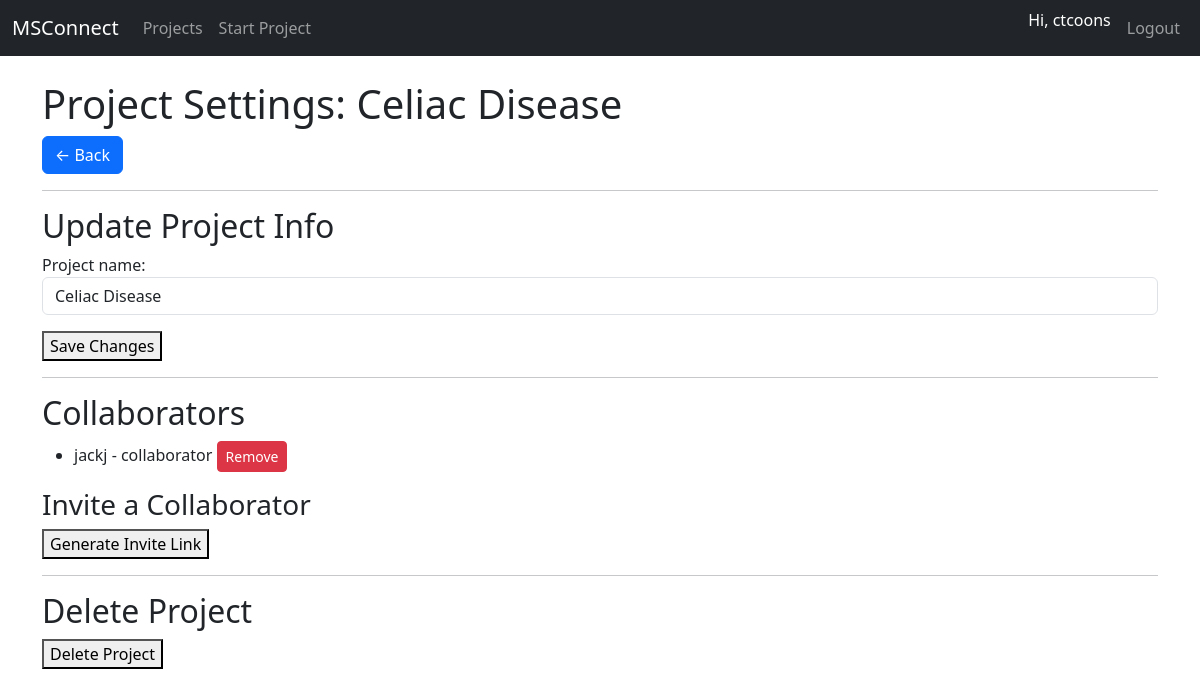
The app's page /project/2/settings/ (signed in) with its own data.
### core/models.py (models this page shows, shortened)
class ProjectData(models.Model):
    owner = models.ForeignKey(User, on_delete=models.CASCADE, related_name="owned_projects")
    project_name = models.CharField(max_length=200)
    description = models.TextField(blank=True)
    number_of_groups = models.PositiveIntegerField()
    group_names = models.TextField(help_text="Tab-separated group names")
    independent_variable = models.JSONField(default=dict)
    created_at = models.DateTimeField(auto_now_add=True)

class ProjectMembership(models.Model):
    ROLE_CHOICES = [
        ("owner", "Owner"),
        ("collaborator", "Collaborator"),
    ]
    user = models.ForeignKey(User, on_delete=models.CASCADE)
    project = models.ForeignKey(ProjectData, on_delete=models.CASCADE, related_name="memberships")
    role = models.CharField(max_length=20, choices=ROLE_CHOICES, default="collaborator")
    class Meta:
        unique_together = ("user", "project")  # prevent duplicates

### core/views.py (the view, shortened to what this page needs)
# urls.py: path("project/<int:project_id>/settings/", views.project_settings, name="project_settings"),
@project_role_required([])
@login_required
def project_settings(request, project_id):
    project = get_object_or_404(ProjectData, id=project_id)
    if project.owner != request.user:
        return HttpResponseForbidden("Only the project owner can access project settings.")
    form = ProjectSettingsForm(instance=project)
    invite_link = None
    collaborators = ProjectMembership.objects.filter(project=project)
    return render(request, 'core/project_settings.html', {
        'project': project,
        'form': form,
        'collaborators': collaborators,
        'invite_link': invite_link,
    })

### core/forms.py
class ProjectSettingsForm(forms.ModelForm):
    class Meta:
        model = ProjectData
        fields = ['project_name']
        widgets = {
            'project_name': forms.TextInput(attrs={'class': 'form-control'}),
        }

### core/views.py (called while the page is built)
def project_role_required(allowed_roles):
    def decorator(view_func):
        @wraps(view_func)
        def _wrapped_view(request, project_id, *args, **kwargs):
            project = get_object_or_404(ProjectData, id=project_id)
            membership = ProjectMembership.objects.filter(user=request.user, project=project).first()
            if project.owner == request.user:
                return view_func(request, project_id, *args, **kwargs)
            if membership is None or membership.role not in allowed_roles:
                return HttpResponseForbidden("You don't have permission to do this.")
            return view_func(request, project_id, *args, **kwargs)
        return _wrapped_view
    return decorator

### core/templates/core/project_settings.html (shortened to what this page needs)
{% extends "core/base.html" %}
{% load static %}
{% block content %}
<h1>Project Settings: {{ project.project_name }}</h1>
<a href="{% url 'project_detail' project.id %}">
    <button class="btn btn-primary">&#x2190; Back</button>
</a>
<hr>
<h2>Update Project Info</h2>
<form method="post">
    {{ form.as_p }}
    <button type="submit" name="save_project">Save Changes</button>
</form>
<hr>
<h2>Collaborators</h2>
<ul>
    {% for membership in project.memberships.all %}
        <li>
            {{ membership.user.username }} - {{ membership.role }}
            {% if membership.role != "owner" %}
            <form method="post" style="display:inline;">
                <button type="submit" class="btn btn-sm btn-danger"
                        onclick="return confirm('Remove {{ membership.user.username }}?');">
                    Remove
                </button>
            </form>
            {% endif %}
        </li>
    {% empty %}
        <li>No collaborators yet.</li>
    {% endfor %}
</ul>
<h3>Invite a Collaborator</h3>
<form method="post">
    <button type="submit" name="generate_invite">Generate Invite Link</button>
</form>
<hr>
<h2>Delete Project</h2>
<form method="post">
    <button type="submit" name="delete_project" onclick="return confirm('Are you sure you want to delete this project?');">
        Delete Project
    </button>
</form>
{% endblock %}

### core/templates/core/base.html (shortened to what this page needs)
{% load static %}
<!DOCTYPE html>
<html lang="en">
<head>
    <link href="https://cdn.jsdelivr.net/npm/bootstrap@5.3.2/dist/css/bootstrap.min.css" rel="stylesheet">
    <link href="{% static 'core/css/style.css' %}" rel="stylesheet">
</head>
<body>
    <nav class="navbar navbar-expand-lg navbar-dark bg-dark mb-4">
        <div class="container-fluid">
            <a class="navbar-brand" href="{% url 'project_list' %}">MSConnect</a>
            <div class="collapse navbar-collapse" id="navbarNav">
                <ul class="navbar-nav me-auto">
                    <li class="nav-item">
                        <a class="nav-link" href="{% url 'project_list' %}">Projects</a>
                    </li>
                    <li class="nav-item">
                        <a class="nav-link" href="{% url 'start_project' %}">Start Project</a>
                    </li>
                </ul>
                <ul class="navbar-nav">
                    {% if user.is_authenticated %}
                        <li class="nav-item">
                            <span class="navbar-text text-white me-2">Hi, {{ user.username }}</span>
                        </li>
                        <li class="nav-item">
                            <a class="nav-link" href="{% url 'logout' %}">Logout</a>
                        </li>
                    {% endif %}
                </ul>
            </div>
        </div>
    </nav>
    <div class="container">
        {% block content %}{% endblock %}
    </div>
  <footer class="footer">
      <br>
      <br>
  </footer>
</body>
</html>

### core/static/core/css/style.css (style rules this page uses)
.footer { padding: 1rem; }

### records on screen
ProjectData: project_name "Celiac Disease"
ProjectMembership: user.username "jackj", role "collaborator"

### other values on screen
{{ user.username }} "ctcoons"
